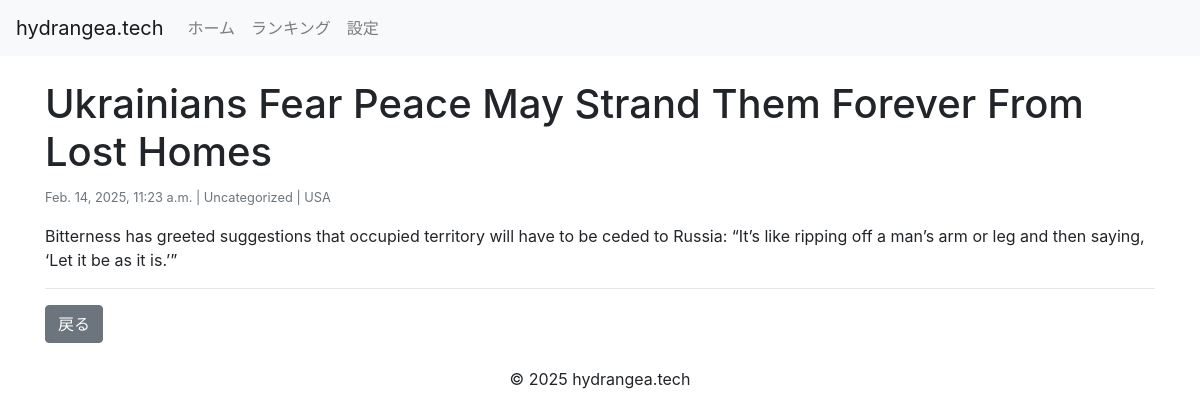
The page /article/5/ on the database its author committed.
### core/models.py (models this page shows, shortened)
class NewsArticle(models.Model):
    title = models.CharField(max_length=255)
    source_url = models.URLField()
    publish_date = models.DateTimeField()
    content = models.TextField()
    translated_content = models.TextField(blank=True, null=True)
    category = models.CharField(max_length=100)
    country = models.CharField(max_length=100)

### core/views.py (the view)
# urls.py: path('article/<int:id>/', views.article_detail, name='article_detail'),
def article_detail(request, id):
    article = get_object_or_404(NewsArticle, id=id)
    return render(request, 'article_detail.html', {'article': article})

### newsaggregator/templates/article_detail.html
{% extends "base.html" %}
{% block content %}
  <h1>{{ article.title }}</h1>
  <p><small class="text-muted">{{ article.publish_date }} | {{ article.category }} | {{ article.country }}</small></p>
  <div>
    {{ article.content|safe }}
  </div>
  <hr>
  <a href="/" class="btn btn-secondary">戻る</a>
{% endblock %}

### rows shown on the page
NewsArticle: title "Ukrainians Fear Peace May Strand Them Forever From Lost Homes", publish_date "Feb. 14, 2025, 11:23 a.m.", category "Uncategorized", country "USA", content "Bitterness has greeted suggestions that occupied territory will have to be ceded to Russia: “It’s like ripping off a man’s arm or leg and then saying, ‘Let it be as it is.’”"
